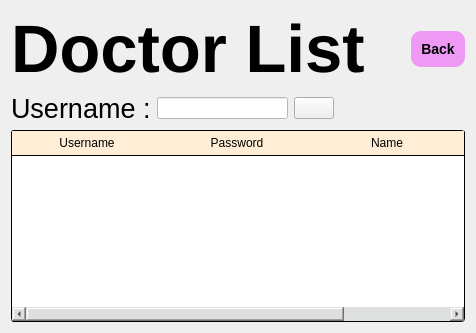
      <widget class="QWidget" name="doctor_list_page">
       <layout class="QVBoxLayout" name="verticalLayout_43">
        <item>
         <layout class="QHBoxLayout" name="horizontalLayout_79">
          <item>
           <widget class="QLabel" name="label_53">
            <property name="styleSheet">
             <string notr="true">font:50pt;
font-weight: bold; </string>
            </property>
            <property name="text">
             <string>Doctor List</string>
            </property>
           </widget>
          </item>
          <item>
           <spacer name="horizontalSpacer_99">
            <property name="orientation">
             <enum>Qt::Horizontal</enum>
            </property>
            <property name="sizeHint" stdset="0">
             <size>
              <width>40</width>
              <height>20</height>
             </size>
            </property>
           </spacer>
          </item>
          <item>
           <widget class="QPushButton" name="back_button">
            <property name="styleSheet">
             <string notr="true">QPushButton#back_button {
	background-color: #EE99F3; 
	color: black;
	padding: 10px; 	
	border-radius: 10px; 
    border-style: outset;
    font: bold 14px;
}
QPushButton#back_button:hover {
    background-color: black;
	color: white;
    border-style: inset;
}</string>
            </property>
            <property name="text">
             <string>Back</string>
            </property>
           </widget>
          </item>
         </layout>
        </item>
        <item>
         <layout class="QHBoxLayout" name="horizontalLayout_128">
          <item>
           <widget class="QLabel" name="label_93">
            <property name="styleSheet">
             <string notr="true">font:20pt;
</string>
            </property>
            <property name="text">
             <string>Username :</string>
            </property>
           </widget>
          </item>
          <item>
           <widget class="QLineEdit" name="search_username">
            <property name="styleSheet">
             <string notr="true">background-color: rgb(255, 255, 255);</string>
            </property>
           </widget>
          </item>
          <item>
           <widget class="QPushButton" name="search_username_button">
            <property name="text">
             <string/>
            </property>
            <property name="icon">
             <iconset resource="images.qrc">
              <normaloff>:/static/19.png</normaloff>:/static/19.png</iconset>
            </property>
            <property name="iconSize">
             <size>
              <width>30</width>
              <height>30</height>
             </size>
            </property>
           </widget>
          </item>
          <item>
           <spacer name="horizontalSpacer_144">
            <property name="orientation">
             <enum>Qt::Horizontal</enum>
            </property>
            <property name="sizeHint" stdset="0">
             <size>
              <width>40</width>
              <height>20</height>
             </size>
            </property>
           </spacer>
          </item>
         </layout>
        </item>
        <item>
         <widget class="QTableWidget" name="doctor_list_table">
          <property name="styleSheet">
           <string notr="true">QScrollBar{
	background-color: rgb(222, 224, 224);
}
QTableWidget{
	background-color: rgb(255, 255, 255);
	border-radius: 3px;
	border: 1px solid black;
}

QHeaderView::section{
	background-color: rgb(255, 237, 213);
	border: none;
	border-bottom: 1px solid black;
	padding: 3px 5px;
}

QHeaderView::item{
	border-bottom: 1px solid black;
	background-color: rgb(255, 255, 246);
	text-align: left;
	padding-left: 3px;
}


</string>
          </property>
          <attribute name="horizontalHeaderDefaultSectionSize">
           <number>150</number>
          </attribute>
          <attribute name="horizontalHeaderStretchLastSection">
           <bool>true</bool>
          </attribute>
          <attribute name="verticalHeaderVisible">
           <bool>false</bool>
          </attribute>
          <attribute name="verticalHeaderStretchLastSection">
           <bool>false</bool>
          </attribute>
          <column>
           <property name="text">
            <string>Username</string>
           </property>
          </column>
          <column>
           <property name="text">
            <string>Password</string>
           </property>
          </column>
          <column>
           <property name="text">
            <string>Name</string>
           </property>
          </column>
          <column>
           <property name="text">
            <string>Speciality</string>
           </property>
          </column>
         </widget>
        </item>
       </layout>
      </widget>
